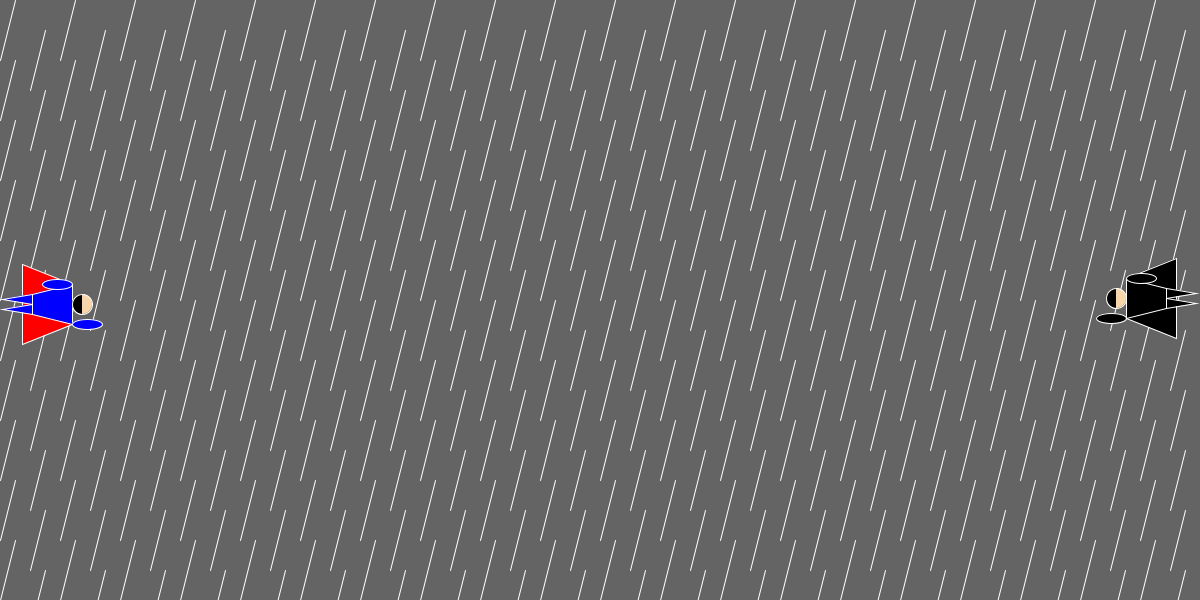
Frame 1 (no input)
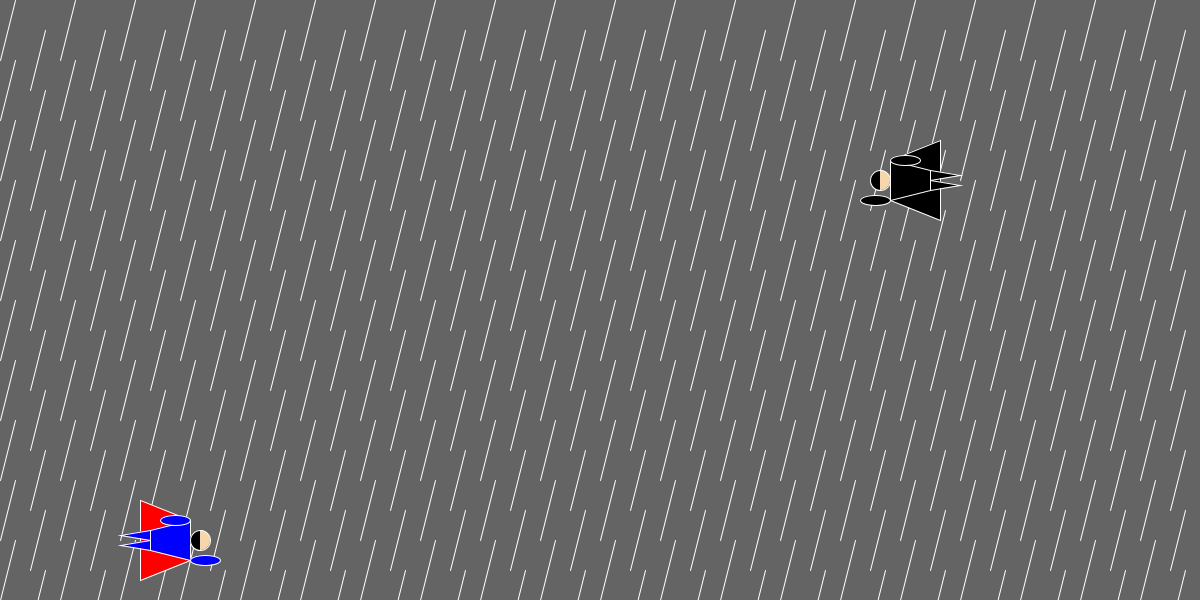
Frame 60 (the mouse pressed at the canvas centre just before this capture)
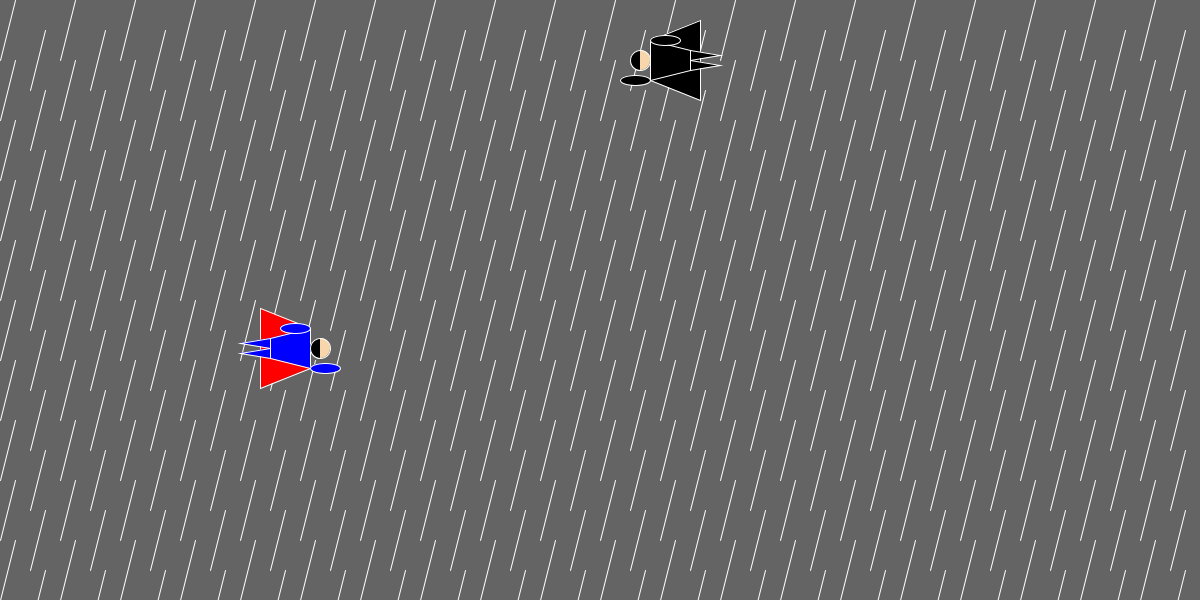
Frame 120 (the mouse held since frame 60 and released just before this capture)

The Processing sketch that drew these frames (run headless with seeded random() and noise(); from frame 60 on, the mouse is pressed at the canvas centre):

// Processing sketch: hero
// ── hero.pde
void setup(){
  size(1200,600);
  rn = height/20;
  h = height/60;
  sx = h*5; sy = height/2; ss = 2;
  sdx = 1; sdy = 1;
  bx = width-h*5; by = height/2; bs = 4;
  bdx = -1; bdy = -1;
}
int sx,sy,ss;
int sdx,sdy;
int bx,by,bs;
int bdx,bdy;
int rn;
int h;
int i, t;

void rain(int rp){
  stroke(255);
  line(i+rp/2,t,i,t+rp*2);
}

void rain_background(){
  background(100);
  for(i=0;i<width;i+=rn*2){
    for(t=0;t<height;t+=rn*2){
      rain(rn);
    }
  }
  for(i=rn;i<width;i+=rn*2){
    for(t=rn;t<height;t+=rn*2){
      rain(rn);
    }
  }
}

void hero(int x, int y,int d, int hp, color c1, color c2){
  if(d==1){
    stroke(255);
    fill(c1);
    quad(x+hp*2,y+hp*2,x+hp*2,y-hp*2,x-hp*3,y-hp*4,x-hp*3,y+hp*4);
    fill(c2);
    triangle(x-hp*2,y,x-hp*2,y+hp,x-h*5,y+hp/2);
    triangle(x-hp*2,y,x-hp*2,y-hp,x-h*5,y-hp/2);
    quad(x-hp*2,y-hp,x-hp*2,y+hp,x+hp*2,y+hp*2,x+hp*2,y-hp*2);
    ellipse(x+hp*3+hp/2,y+hp*2,hp*3,hp);
    ellipse(x+hp-hp/2,y-hp*2,hp*3,hp);
    fill(#F7D6AC);
    ellipse(x+hp*3,y,hp*2,hp*2);
    fill(0);
    arc(x+hp*3,y,hp*2,hp*2,HALF_PI,PI+HALF_PI,OPEN);
  }else if(d==-1){
    stroke(255);
    fill(c1);
    quad(x-hp*2,y+hp*2,x-hp*2,y-hp*2,x+hp*3,y-hp*4,x+hp*3,y+hp*4);
    fill(c2);
    triangle(x+hp*2,y,x+hp*2,y+hp,x+h*5,y+hp/2);
    triangle(x+hp*2,y,x+hp*2,y-hp,x+h*5,y-hp/2);
    quad(x+hp*2,y-hp,x+hp*2,y+hp,x-hp*2,y+hp*2,x-hp*2,y-hp*2);
    ellipse(x-hp*4+hp/2,y+hp*2,hp*3,hp);
    ellipse(x-hp/2,y-hp*2,hp*3,hp);
    fill(#F7D6AC);
    ellipse(x-hp*3,y,hp*2,hp*2);
    fill(0);
    arc(x-hp*3,y,hp*2,hp*2,HALF_PI,PI+HALF_PI,OPEN);
  }
}

void draw(){
  rain_background();
  sx=sx+ss*sdx;
  sy=sy+ss*2*sdy;
  hero(sx,sy,sdx,h,#FF0000,#0000FF);
  if(sx+h*5>width || sx-h*5<0){
    sdx=-sdx;
  }if(sy+h*4>height || sy-h*4<0){
    sdy=-sdy;
  }
  
  bx=bx+bs*bdx;
  by=by+bs/2*bdy;
  hero(bx,by,bdx,h,0,0);
  if(bx+h*5>width || bx-h*5<0){
    bdx=-bdx;
  }if(by+h*4>height || by-h*4<0){
    bdy=-bdy;
  }
  
  if(sdx==bdx && sx-h*5<=bx+h*5 && sy-h<=by && by<=sy+h){
    sdx=-sdx;
    sdy=-sdy;
    bdx=-bdx;
    bdy=-bdy;
  }
}
